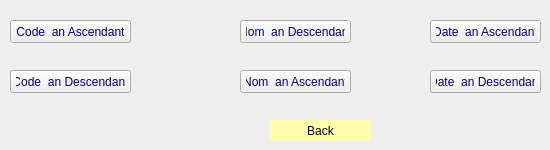
          <widget class="QWidget" name="page_25">
           <widget class="QPushButton" name="pushButton_46">
            <property name="geometry">
             <rect>
              <x>270</x>
              <y>120</y>
              <width>101</width>
              <height>21</height>
             </rect>
            </property>
            <property name="styleSheet">
             <string notr="true">QPushButton
{
background-color:rgb(255, 252, 172);
border-radius:15px;}
QPushButton:hover
{
color:#333;
background:#49ebff;
background:rgb(200, 200, 200);
}</string>
            </property>
            <property name="text">
             <string>Back</string>
            </property>
           </widget>
           <widget class="QPushButton" name="pb_tri_CodeDescendant">
            <property name="geometry">
             <rect>
              <x>10</x>
              <y>70</y>
              <width>121</width>
              <height>23</height>
             </rect>
            </property>
            <property name="styleSheet">
             <string notr="true">QPushButton {
padding: 5px;
font: 75 10pt &quot;MS Shell Dlg 2&quot;;
color: rgb(0, 0, 127);
font: 8pt &quot;Modern No. 20&quot;;

}
QPushButton:hover
{
color :white;
}</string>
            </property>
            <property name="text">
             <string>Code_an Descendant</string>
            </property>
           </widget>
           <widget class="QPushButton" name="pb_tri_NomDeCroissant">
            <property name="geometry">
             <rect>
              <x>240</x>
              <y>20</y>
              <width>111</width>
              <height>23</height>
             </rect>
            </property>
            <property name="styleSheet">
             <string notr="true">QPushButton {
padding: 5px;
font: 75 10pt &quot;MS Shell Dlg 2&quot;;
color: rgb(0, 0, 127);
font: 8pt &quot;Modern No. 20&quot;;

}
QPushButton:hover
{
color :white;
}</string>
            </property>
            <property name="text">
             <string>Nom_an Descendant</string>
            </property>
           </widget>
           <widget class="QPushButton" name="pb_tri_CodeAscendant">
            <property name="geometry">
             <rect>
              <x>10</x>
              <y>20</y>
              <width>121</width>
              <height>23</height>
             </rect>
            </property>
            <property name="styleSheet">
             <string notr="true">QPushButton {
padding: 5px;
font: 75 10pt &quot;MS Shell Dlg 2&quot;;
color: rgb(0, 0, 127);
font: 8pt &quot;Modern No. 20&quot;;

}
QPushButton:hover
{
color :white;
}</string>
            </property>
            <property name="text">
             <string>Code_an Ascendant</string>
            </property>
           </widget>
           <widget class="QPushButton" name="pb_tri_DateDescendant">
            <property name="geometry">
             <rect>
              <x>430</x>
              <y>70</y>
              <width>111</width>
              <height>23</height>
             </rect>
            </property>
            <property name="styleSheet">
             <string notr="true">QPushButton {
padding: 5px;
font: 75 10pt &quot;MS Shell Dlg 2&quot;;
color: rgb(0, 0, 127);
font: 8pt &quot;Modern No. 20&quot;;

}
QPushButton:hover
{
color :white;
}</string>
            </property>
            <property name="text">
             <string>Date_an Descendant</string>
            </property>
           </widget>
           <widget class="QPushButton" name="pb_tri_DateAscendant">
            <property name="geometry">
             <rect>
              <x>430</x>
              <y>20</y>
              <width>111</width>
              <height>23</height>
             </rect>
            </property>
            <property name="styleSheet">
             <string notr="true">QPushButton {
padding: 5px;
font: 75 10pt &quot;MS Shell Dlg 2&quot;;
color: rgb(0, 0, 127);
font: 8pt &quot;Modern No. 20&quot;;

}
QPushButton:hover
{
color :white;
}</string>
            </property>
            <property name="text">
             <string>Date_an Ascendant</string>
            </property>
           </widget>
           <widget class="QPushButton" name="pb_tri_NomCroissant">
            <property name="geometry">
             <rect>
              <x>240</x>
              <y>70</y>
              <width>111</width>
              <height>23</height>
             </rect>
            </property>
            <property name="styleSheet">
             <string notr="true">QPushButton {
padding: 5px;
font: 75 10pt &quot;MS Shell Dlg 2&quot;;
color: rgb(0, 0, 127);
font: 8pt &quot;Modern No. 20&quot;;

}
QPushButton:hover
{
color :white;
}</string>
            </property>
            <property name="text">
             <string>Nom_an Ascendant</string>
            </property>
           </widget>
          </widget>
